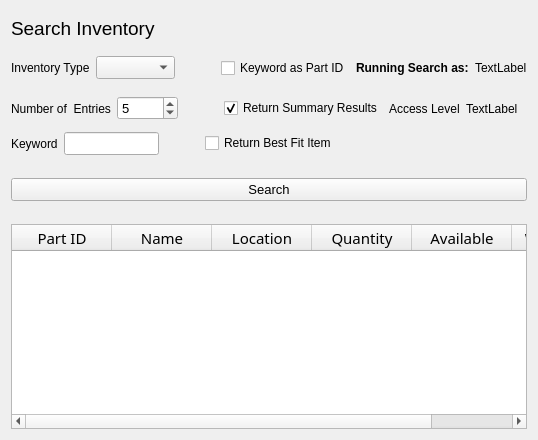
     <widget class="QWidget" name="page_5">
      <layout class="QVBoxLayout" name="verticalLayout_9">
       <item>
        <layout class="QVBoxLayout" name="verticalLayout_8" stretch="2,2,2,2,1,2,1,12">
         <item>
          <widget class="QLabel" name="search_inventory_title">
           <property name="font">
            <font>
             <pointsize>14</pointsize>
            </font>
           </property>
           <property name="text">
            <string>Search Inventory</string>
           </property>
          </widget>
         </item>
         <item>
          <layout class="QHBoxLayout" name="horizontalLayout_5" stretch="1,1,0,2,1,1">
           <item>
            <widget class="QLabel" name="label_4">
             <property name="font">
              <font>
               <weight>50</weight>
               <bold>false</bold>
              </font>
             </property>
             <property name="text">
              <string>Inventory Type</string>
             </property>
            </widget>
           </item>
           <item>
            <widget class="QComboBox" name="search_inventory_type">
             <property name="font">
              <font>
               <pointsize>10</pointsize>
               <weight>50</weight>
               <bold>false</bold>
              </font>
             </property>
             <property name="currentText">
              <string/>
             </property>
            </widget>
           </item>
           <item>
            <spacer name="horizontalSpacer_3">
             <property name="orientation">
              <enum>Qt::Horizontal</enum>
             </property>
             <property name="sizeHint" stdset="0">
              <size>
               <width>40</width>
               <height>20</height>
              </size>
             </property>
            </spacer>
           </item>
           <item>
            <widget class="QCheckBox" name="search_checkbox_keyword_as">
             <property name="font">
              <font>
               <weight>50</weight>
               <bold>false</bold>
              </font>
             </property>
             <property name="layoutDirection">
              <enum>Qt::LeftToRight</enum>
             </property>
             <property name="text">
              <string>Keyword as Part ID</string>
             </property>
            </widget>
           </item>
           <item>
            <widget class="QLabel" name="label_5">
             <property name="font">
              <font>
               <weight>75</weight>
               <bold>true</bold>
              </font>
             </property>
             <property name="text">
              <string>Running Search as:</string>
             </property>
            </widget>
           </item>
           <item>
            <widget class="QLabel" name="search_as_user">
             <property name="font">
              <font>
               <weight>50</weight>
               <bold>false</bold>
              </font>
             </property>
             <property name="text">
              <string>TextLabel</string>
             </property>
            </widget>
           </item>
          </layout>
         </item>
         <item>
          <layout class="QHBoxLayout" name="horizontalLayout_6" stretch="1,1,0,2,1,1">
           <item>
            <widget class="QLabel" name="label_6">
             <property name="font">
              <font>
               <weight>50</weight>
               <bold>false</bold>
              </font>
             </property>
             <property name="text">
              <string>Number of  Entries</string>
             </property>
            </widget>
           </item>
           <item>
            <widget class="QSpinBox" name="search_number_of_entries">
             <property name="font">
              <font>
               <pointsize>10</pointsize>
               <weight>50</weight>
               <bold>false</bold>
              </font>
             </property>
             <property name="minimum">
              <number>1</number>
             </property>
             <property name="maximum">
              <number>10</number>
             </property>
             <property name="value">
              <number>5</number>
             </property>
            </widget>
           </item>
           <item>
            <spacer name="horizontalSpacer_4">
             <property name="orientation">
              <enum>Qt::Horizontal</enum>
             </property>
             <property name="sizeHint" stdset="0">
              <size>
               <width>40</width>
               <height>20</height>
              </size>
             </property>
            </spacer>
           </item>
           <item>
            <widget class="QCheckBox" name="search_checkbox_return_summary">
             <property name="font">
              <font>
               <weight>50</weight>
               <bold>false</bold>
              </font>
             </property>
             <property name="text">
              <string>Return Summary Results</string>
             </property>
             <property name="checked">
              <bool>true</bool>
             </property>
            </widget>
           </item>
           <item>
            <widget class="QLabel" name="label_7">
             <property name="text">
              <string>Access Level</string>
             </property>
            </widget>
           </item>
           <item>
            <widget class="QLabel" name="search_access">
             <property name="font">
              <font>
               <weight>50</weight>
               <bold>false</bold>
              </font>
             </property>
             <property name="text">
              <string>TextLabel</string>
             </property>
            </widget>
           </item>
          </layout>
         </item>
         <item>
          <layout class="QHBoxLayout" name="horizontalLayout_7" stretch="1,2,0,2,4">
           <item>
            <widget class="QLabel" name="label_8">
             <property name="font">
              <font>
               <weight>50</weight>
               <bold>false</bold>
              </font>
             </property>
             <property name="text">
              <string>Keyword</string>
             </property>
            </widget>
           </item>
           <item>
            <widget class="QLineEdit" name="search_keyword">
             <property name="font">
              <font>
               <pointsize>10</pointsize>
              </font>
             </property>
            </widget>
           </item>
           <item>
            <spacer name="horizontalSpacer_8">
             <property name="orientation">
              <enum>Qt::Horizontal</enum>
             </property>
             <property name="sizeHint" stdset="0">
              <size>
               <width>40</width>
               <height>20</height>
              </size>
             </property>
            </spacer>
           </item>
           <item>
            <widget class="QCheckBox" name="search_checkbox_best_fit">
             <property name="font">
              <font>
               <weight>50</weight>
               <bold>false</bold>
              </font>
             </property>
             <property name="text">
              <string>Return Best Fit Item</string>
             </property>
            </widget>
           </item>
           <item>
            <spacer name="horizontalSpacer_9">
             <property name="orientation">
              <enum>Qt::Horizontal</enum>
             </property>
             <property name="sizeHint" stdset="0">
              <size>
               <width>40</width>
               <height>20</height>
              </size>
             </property>
            </spacer>
           </item>
          </layout>
         </item>
         <item>
          <spacer name="verticalSpacer_4">
           <property name="orientation">
            <enum>Qt::Vertical</enum>
           </property>
           <property name="sizeHint" stdset="0">
            <size>
             <width>20</width>
             <height>40</height>
            </size>
           </property>
          </spacer>
         </item>
         <item>
          <widget class="QPushButton" name="search_button">
           <property name="font">
            <font>
             <pointsize>10</pointsize>
            </font>
           </property>
           <property name="text">
            <string>Search</string>
           </property>
          </widget>
         </item>
         <item>
          <spacer name="verticalSpacer_5">
           <property name="orientation">
            <enum>Qt::Vertical</enum>
           </property>
           <property name="sizeHint" stdset="0">
            <size>
             <width>20</width>
             <height>40</height>
            </size>
           </property>
          </spacer>
         </item>
         <item>
          <widget class="QTableWidget" name="search_display_table">
           <property name="font">
            <font>
             <family>Adobe Devanagari</family>
             <pointsize>11</pointsize>
            </font>
           </property>
           <property name="editTriggers">
            <set>QAbstractItemView::NoEditTriggers</set>
           </property>
           <property name="rowCount">
            <number>0</number>
           </property>
           <column>
            <property name="text">
             <string>Part ID</string>
            </property>
           </column>
           <column>
            <property name="text">
             <string>Name</string>
            </property>
           </column>
           <column>
            <property name="text">
             <string>Location</string>
            </property>
           </column>
           <column>
            <property name="text">
             <string>Quantity</string>
            </property>
           </column>
           <column>
            <property name="text">
             <string>Available</string>
            </property>
           </column>
           <column>
            <property name="text">
             <string>Who has it</string>
            </property>
           </column>
          </widget>
         </item>
        </layout>
       </item>
      </layout>
     </widget>
